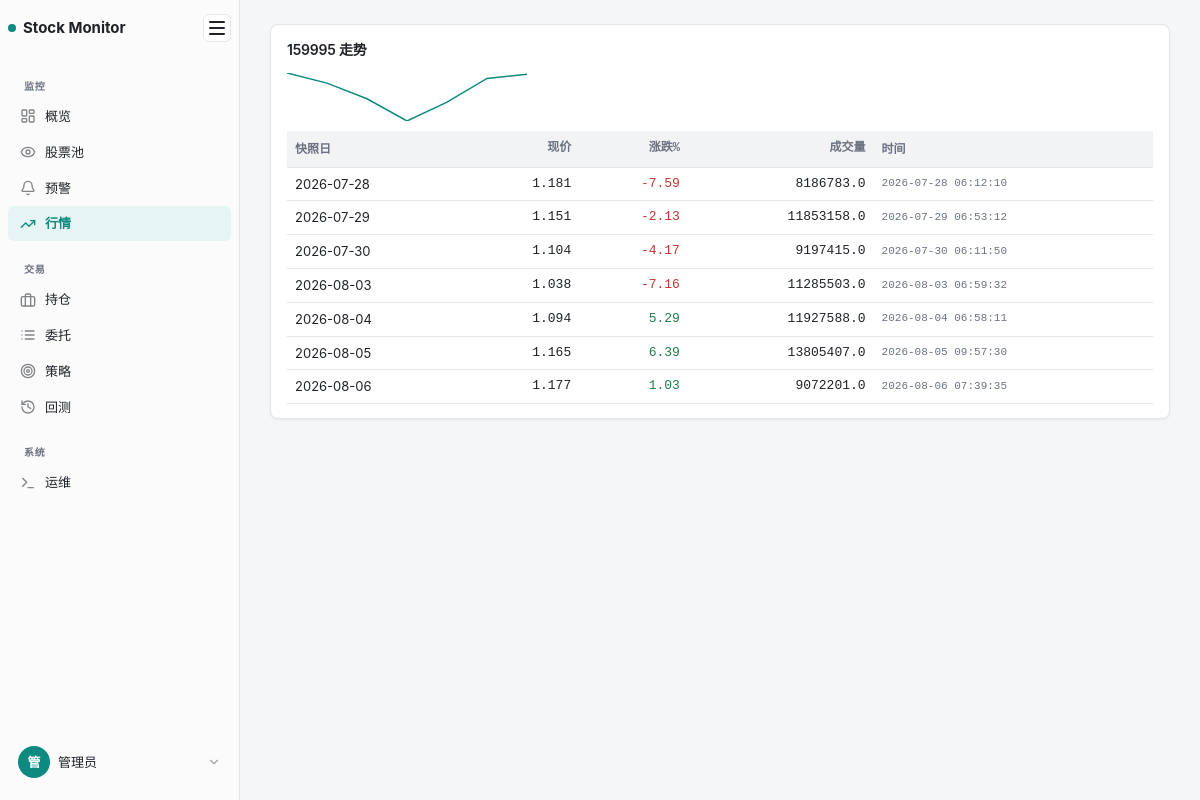
The page /markets/history/159995 on the database its author committed.
### tables this page shows
CREATE TABLE quote_snapshots (
                id INTEGER PRIMARY KEY AUTOINCREMENT,
                symbol TEXT NOT NULL,
                name TEXT NOT NULL,
                market TEXT NOT NULL,
                price REAL NOT NULL,
                change_pct REAL NOT NULL,
                volume REAL NOT NULL,
                timestamp TEXT NOT NULL
            , snapshot_date TEXT);

### src/web/routes/markets.py (the view)
@router.get("/history/{symbol}")
async def history(request: Request, symbol: str):
    store = get_store(request)
    rows = list(reversed(queries.quote_history(store, symbol, limit=180)))
    prices = [r["price"] for r in rows]
    return render(
        request, "markets_history.html", "行情",
        symbol=symbol, history=rows, sparkline=_sparkline(prices), flash=None,
    )

### src/web/templates/markets_history.html
{% extends "base.html" %}
{% block content %}
<section>
  <h2>{{ symbol }} 走势</h2>
  {% if sparkline %}
  <svg class="spark" viewBox="0 0 240 48" preserveAspectRatio="none"><polyline points="{{ sparkline }}" fill="none" stroke="currentColor" stroke-width="1.5"/></svg>
  {% endif %}
  <table>
    <tr><th>快照日</th><th class="num">现价</th><th class="num">涨跌%</th><th class="num">成交量</th><th>时间</th></tr>
    {% for r in history %}
    <tr><td>{{ r.snapshot_date }}</td><td class="num">{{ r.price }}</td><td class="num{% if r.change_pct >= 0 %} up{% else %} down{% endif %}">{{ "%.2f"|format(r.change_pct) }}</td><td class="num">{{ r.volume }}</td><td class="mono sm">{{ r.timestamp|fmt_time }}</td></tr>
    {% else %}<tr><td colspan="5" class="empty">无历史数据</td></tr>{% endfor %}
  </table>
</section>
{% endblock %}

### src/web/static/styles.css (style rules this page uses)
:root { --bg:#f5f6f7; --panel:#fff; --ink:#1f2328; --muted:#6b7280; --line:#e4e6eb; --accent:#0d8a7f; --accent-ink:#fff; --accent-soft:#e6f5f3; --up:#1a7f4b; --down:#c2362f; --ok:#1a7f4b; --off:#9aa0a6; --danger:#c2362f; --code-bg:#f2f3f5; --sidebar-bg:#fbfbfc; --shadow:0 1px 3px rgba(0,0,0,.04),0 1px 2px rgba(0,0,0,.03); }
[data-theme="light"] { --bg:#f5f6f7; --panel:#fff; --ink:#1f2328; --muted:#6b7280; --line:#e4e6eb; --accent:#0d8a7f; --accent-ink:#fff; --accent-soft:#e6f5f3; --up:#1a7f4b; --down:#c2362f; --ok:#1a7f4b; --off:#9aa0a6; --danger:#c2362f; --code-bg:#f2f3f5; --sidebar-bg:#fbfbfc; --shadow:0 1px 3px rgba(0,0,0,.04),0 1px 2px rgba(0,0,0,.03); }
* { box-sizing:border-box }
html,body { margin:0;padding:0 }
body { font:13px/1.6 -apple-system,"Segoe UI",Roboto,"PingFang SC","Microsoft YaHei",sans-serif;color:var(--ink);background:var(--bg);-webkit-font-smoothing:antialiased;-moz-osx-font-smoothing:grayscale }
.num,.mono { font-variant-numeric:tabular-nums;font-family:ui-monospace,"Cascadia Code","Consolas",monospace }
.mono.sm { font-size:11px;color:var(--muted) }
.up { color:var(--up) }
.down { color:var(--down) }
section { background:var(--panel);border:1px solid var(--line);border-radius:8px;padding:14px 16px;margin-bottom:16px;box-shadow:var(--shadow) }
h2 { margin:0 0 12px;font-size:14px;font-weight:600;letter-spacing:-.2px }
table { width:100%;border-collapse:collapse;font-size:13px }
th,td { padding:6px 8px;text-align:left;border-bottom:1px solid var(--line);vertical-align:middle }
th { color:var(--muted);font-weight:600;font-size:12px;background:var(--code-bg);padding:8px 8px }
td.num,th.num { text-align:right }
.spark { width:240px;height:48px;color:var(--accent);display:block;margin-bottom:10px }

### rows shown on the page
quote_snapshots: snapshot_date "2026-07-28", price "1.181", change_pct "-7.59", volume "8186783.0", timestamp|fmt_time "2026-07-28 06:12:10"
quote_snapshots: snapshot_date "2026-07-29", price "1.151", change_pct "-2.13", volume "11853158.0", timestamp|fmt_time "2026-07-29 06:53:12"
quote_snapshots: snapshot_date "2026-07-30", price "1.104", change_pct "-4.17", volume "9197415.0", timestamp|fmt_time "2026-07-30 06:11:50"
quote_snapshots: snapshot_date "2026-08-03", price "1.038", change_pct "-7.16", volume "11285503.0", timestamp|fmt_time "2026-08-03 06:59:32"
quote_snapshots: snapshot_date "2026-08-04", price "1.094", change_pct "5.29", volume "11927588.0", timestamp|fmt_time "2026-08-04 06:58:11"
quote_snapshots: snapshot_date "2026-08-05", price "1.165", change_pct "6.39", volume "13805407.0", timestamp|fmt_time "2026-08-05 09:57:30"
quote_snapshots: snapshot_date "2026-08-06", price "1.177", change_pct "1.03", volume "9072201.0", timestamp|fmt_time "2026-08-06 07:39:35"

### other values the page prints
{{ group_name }} "监控" "交易" "系统"
{{ label }} "概览" "股票池" "预警" "行情" "持仓" "委托" "策略" "回测" "运维"
{{ (current_user if current_user else '管理员')[0] | upper }} "管"
{{ current_user if current_user else '管理员' }} "管理员"
{{ symbol }} "159995"
